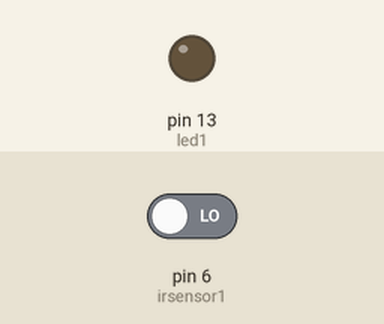
The sketch below on a simulated Arduino Uno, built with avr-gcc and run on an emulated ATmega328P. Shown: output pins drawn as LEDs (lit = HIGH). The inputs (shaded band) are chosen by the test bench; at power-on: pin 6 (irsensor1) LOW.

Above: at 1.2 s.
1.3 s: pin 6 (irsensor1) driven HIGH
At 2.5 s:
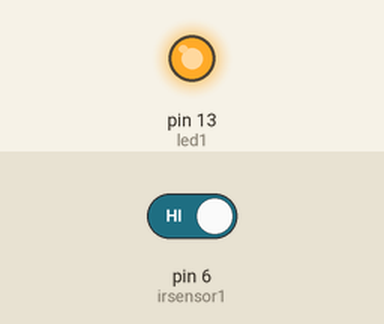
2.8 s: pin 6 (irsensor1) driven LOW
At 3.6 s:
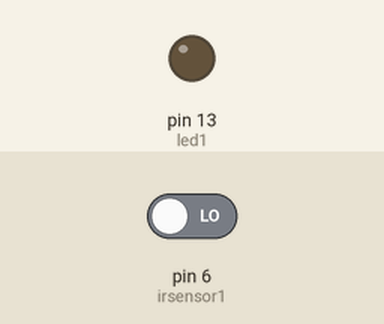
Timing chart, 0 to 5.8 s (numbered marks = the images above; inputs shaded):
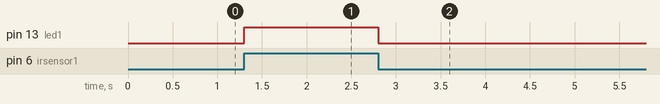

Measured:
- after the input at 1.3 s, pin 13 (led1): LOW → HIGH at once
- after the input at 2.8 s, pin 13 (led1): HIGH → LOW at once

The sketch:

IR_Obstacle_Detector.ino
```cpp
int irsensor1 = 6;
int led1 = 13;

void setup()
   {
       pinMode(irsensor1 , INPUT);
       pinMode(led1, OUTPUT);
    }

void loop()
{

    int readsen = digitalRead( irsensor1 );
       if( readsen == HIGH )
     {
       digitalWrite(led1, HIGH);
     }
else
     {
       digitalWrite(led1, !HIGH);
      }
delay(1);
}
```
